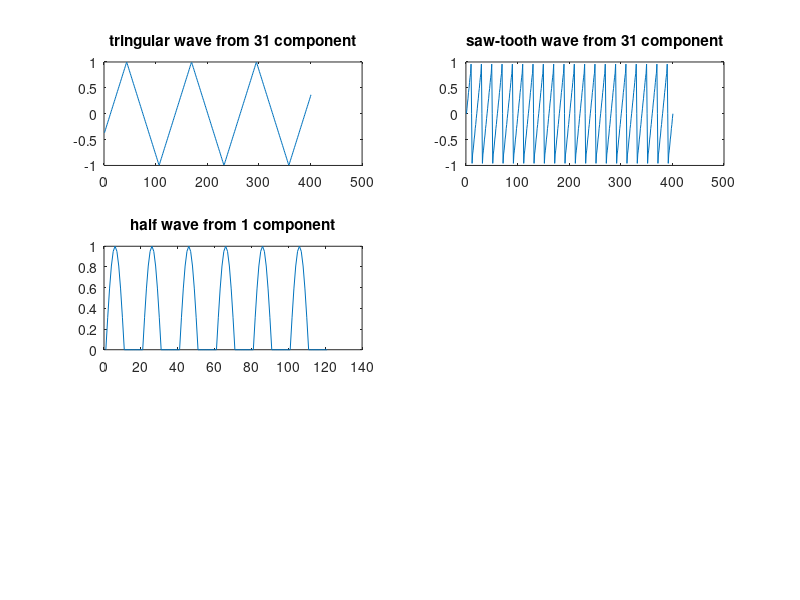

This figure's MATLAB source:
clc;
close all;
clear;
t=-10:0.05:10;
f=1;

%31 component tringular wave
p=0;
for k=1:31
    b=[((-1).^k)*[[sin(((2*k)-1)*t)]/[((2*k)-1).^2]]];
    p=b+p;
end
q=p*(8/(pi.^2));
subplot(3,2,1);
plot(q);
title('tringular wave from 31 component');

%31 component saw-tooth wave
i=0;
for k=1:31
    b=[((-1).^(k+1))*[[sin(2*pi*f*k*t)]/[k]]];
    i=b+i;
end
e=i*(2/pi);
subplot(3,2,2);
plot(e);
title('saw-tooth wave from 31 component');

%half wave
f=1;
t=-3:.05:3;
a=sin(2*pi*f*t);
b=find(a<0);
a(b)=0;
subplot(3,2,3);
plot(a);
title('half wave from 1 component')
